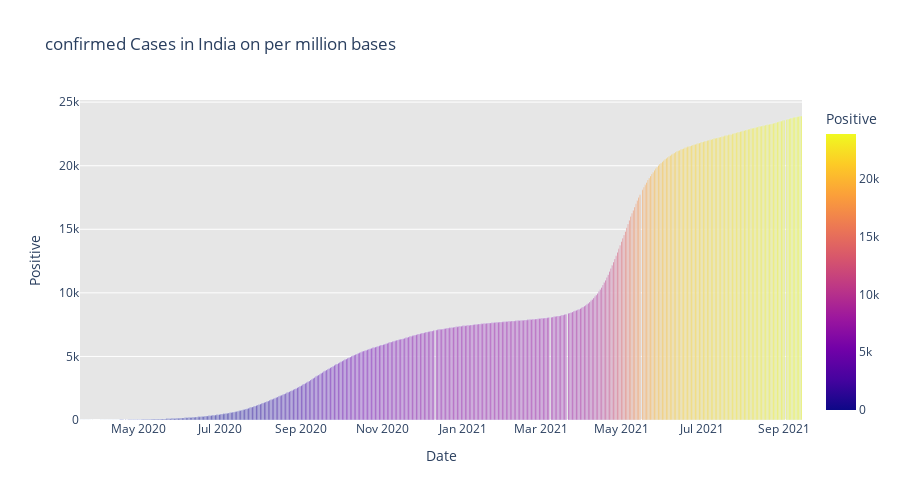
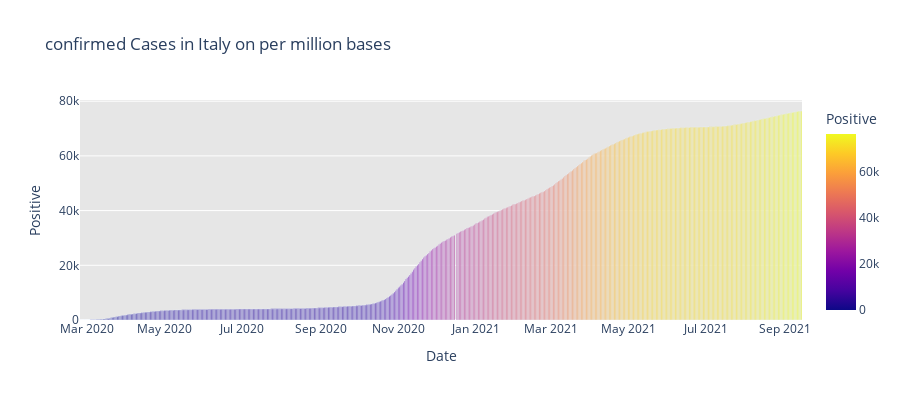
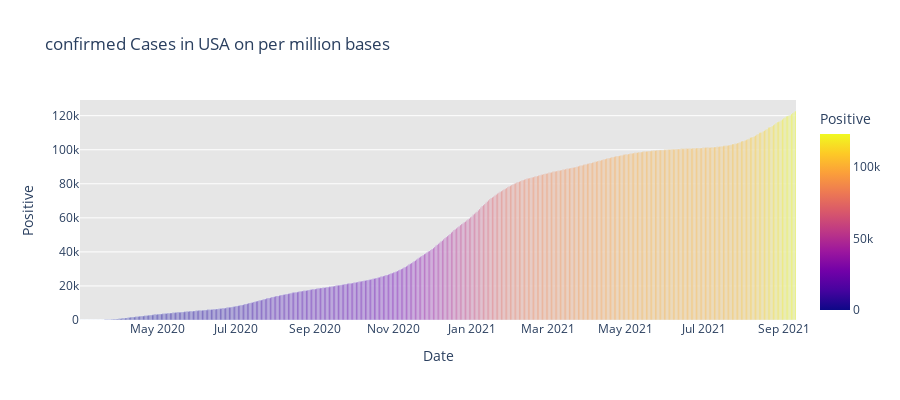
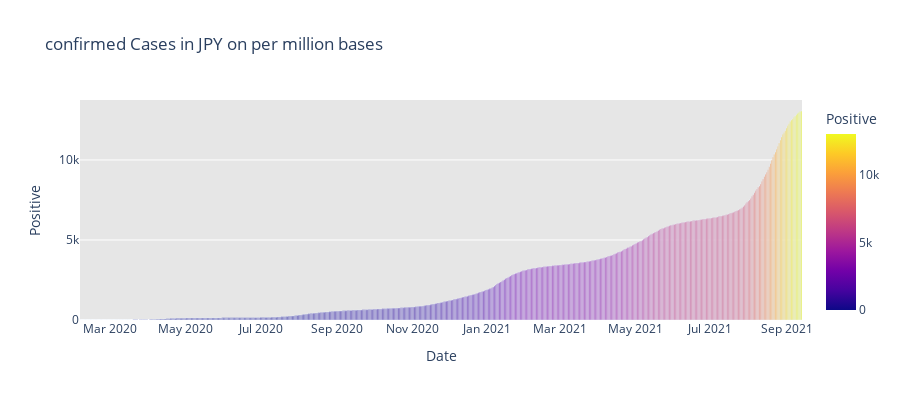

Notebook source saved alongside these figures, in order:
### Code cell
import plotly.express as px
fig = px.bar(dbd_India, x= "Date",y="Positive",color = 'Positive',orientation='v',title ='confirmed Cases in India on per million bases',
             color_discrete_sequence = px.colors.cyclical.IceFire,height = 500)

fig.update_layout(plot_bgcolor='rgb(230,230,230)')
fig.show()

fig = px.bar(dbd_Italy, x= "Date",y="Positive",color = 'Positive',orientation='v',title ='confirmed Cases in Italy on per million bases',
             color_discrete_sequence = px.colors.cyclical.IceFire,height = 400)

fig.update_layout(plot_bgcolor='rgb(230,230,230)')
fig.show()

fig = px.bar(dbd_USA, x= "Date",y="Positive",color = 'Positive',orientation='v',title ='confirmed Cases in USA on per million bases',
             color_discrete_sequence = px.colors.cyclical.IceFire,height = 400)

fig.update_layout(plot_bgcolor='rgb(230,230,230)')
fig.show()

fig = px.bar(dbd_JPY, x= "Date",y="Positive",color = 'Positive',orientation='v',title ='confirmed Cases in JPY on per million bases',
             color_discrete_sequence = px.colors.cyclical.IceFire,height = 400)

fig.update_layout(plot_bgcolor='rgb(230,230,230)')
fig.show()

### Figure 1 — Plotly figure (JSON) as saved in the notebook; plotly's stock layout.template omitted (floating-point values rounded to 4 significant figures; data arrays with more than 128 entries replaced by an {"elided": "..."} marker saying what was removed)
{"data": [{"alignmentgroup": "True", "hovertemplate": "Date=%{x}<br>Positive=%{marker.color}<extra></extra>", "legendgroup": "", "marker": {"color": {"elided": "533 float values"}, "coloraxis": "coloraxis", "pattern": {"shape": ""}}, "name": "", "offsetgroup": "", "orientation": "v", "showlegend": false, "textposition": "auto", "type": "bar", "x": {"elided": "533 str values"}, "xaxis": "x", "y": {"elided": "533 float values"}, "yaxis": "y"}], "layout": {"barmode": "relative", "coloraxis": {"colorbar": {"title": {"text": "Positive"}}, "colorscale": [[0, "#0d0887"], [0.1111, "#46039f"], [0.2222, "#7201a8"], [0.3333, "#9c179e"], [0.4444, "#bd3786"], [0.5556, "#d8576b"], [0.6667, "#ed7953"], [0.7778, "#fb9f3a"], [0.8889, "#fdca26"], [1, "#f0f921"]]}, "height": 500, "legend": {"tracegroupgap": 0}, "plot_bgcolor": "rgb(230,230,230)", "title": {"text": "confirmed Cases in India on per million bases"}, "xaxis": {"anchor": "y", "domain": [0, 1], "title": {"text": "Date"}}, "yaxis": {"anchor": "x", "domain": [0, 1], "title": {"text": "Positive"}}}}

### Figure 2 — Plotly figure (JSON) as saved in the notebook; plotly's stock layout.template omitted (floating-point values rounded to 4 significant figures; data arrays with more than 128 entries replaced by an {"elided": "..."} marker saying what was removed)
{"data": [{"alignmentgroup": "True", "hovertemplate": "Date=%{x}<br>Positive=%{marker.color}<extra></extra>", "legendgroup": "", "marker": {"color": {"elided": "567 float values"}, "coloraxis": "coloraxis", "pattern": {"shape": ""}}, "name": "", "offsetgroup": "", "orientation": "v", "showlegend": false, "textposition": "auto", "type": "bar", "x": {"elided": "567 str values"}, "xaxis": "x", "y": {"elided": "567 float values"}, "yaxis": "y"}], "layout": {"barmode": "relative", "coloraxis": {"colorbar": {"title": {"text": "Positive"}}, "colorscale": [[0, "#0d0887"], [0.1111, "#46039f"], [0.2222, "#7201a8"], [0.3333, "#9c179e"], [0.4444, "#bd3786"], [0.5556, "#d8576b"], [0.6667, "#ed7953"], [0.7778, "#fb9f3a"], [0.8889, "#fdca26"], [1, "#f0f921"]]}, "height": 400, "legend": {"tracegroupgap": 0}, "plot_bgcolor": "rgb(230,230,230)", "title": {"text": "confirmed Cases in Italy on per million bases"}, "xaxis": {"anchor": "y", "domain": [0, 1], "title": {"text": "Date"}}, "yaxis": {"anchor": "x", "domain": [0, 1], "title": {"text": "Positive"}}}}

### Figure 3 — Plotly figure (JSON) as saved in the notebook; plotly's stock layout.template omitted (floating-point values rounded to 4 significant figures; data arrays with more than 128 entries replaced by an {"elided": "..."} marker saying what was removed)
{"data": [{"alignmentgroup": "True", "hovertemplate": "Date=%{x}<br>Positive=%{marker.color}<extra></extra>", "legendgroup": "", "marker": {"color": {"elided": "558 float values"}, "coloraxis": "coloraxis", "pattern": {"shape": ""}}, "name": "", "offsetgroup": "", "orientation": "v", "showlegend": false, "textposition": "auto", "type": "bar", "x": {"elided": "558 str values"}, "xaxis": "x", "y": {"elided": "558 float values"}, "yaxis": "y"}], "layout": {"barmode": "relative", "coloraxis": {"colorbar": {"title": {"text": "Positive"}}, "colorscale": [[0, "#0d0887"], [0.1111, "#46039f"], [0.2222, "#7201a8"], [0.3333, "#9c179e"], [0.4444, "#bd3786"], [0.5556, "#d8576b"], [0.6667, "#ed7953"], [0.7778, "#fb9f3a"], [0.8889, "#fdca26"], [1, "#f0f921"]]}, "height": 400, "legend": {"tracegroupgap": 0}, "plot_bgcolor": "rgb(230,230,230)", "title": {"text": "confirmed Cases in USA on per million bases"}, "xaxis": {"anchor": "y", "domain": [0, 1], "title": {"text": "Date"}}, "yaxis": {"anchor": "x", "domain": [0, 1], "title": {"text": "Positive"}}}}

### Figure 4 — Plotly figure (JSON) as saved in the notebook; plotly's stock layout.template omitted (floating-point values rounded to 4 significant figures; data arrays with more than 128 entries replaced by an {"elided": "..."} marker saying what was removed)
{"data": [{"alignmentgroup": "True", "hovertemplate": "Date=%{x}<br>Positive=%{marker.color}<extra></extra>", "legendgroup": "", "marker": {"color": {"elided": "583 float values"}, "coloraxis": "coloraxis", "pattern": {"shape": ""}}, "name": "", "offsetgroup": "", "orientation": "v", "showlegend": false, "textposition": "auto", "type": "bar", "x": {"elided": "583 str values"}, "xaxis": "x", "y": {"elided": "583 float values"}, "yaxis": "y"}], "layout": {"barmode": "relative", "coloraxis": {"colorbar": {"title": {"text": "Positive"}}, "colorscale": [[0, "#0d0887"], [0.1111, "#46039f"], [0.2222, "#7201a8"], [0.3333, "#9c179e"], [0.4444, "#bd3786"], [0.5556, "#d8576b"], [0.6667, "#ed7953"], [0.7778, "#fb9f3a"], [0.8889, "#fdca26"], [1, "#f0f921"]]}, "height": 400, "legend": {"tracegroupgap": 0}, "plot_bgcolor": "rgb(230,230,230)", "title": {"text": "confirmed Cases in JPY on per million bases"}, "xaxis": {"anchor": "y", "domain": [0, 1], "title": {"text": "Date"}}, "yaxis": {"anchor": "x", "domain": [0, 1], "title": {"text": "Positive"}}}}
